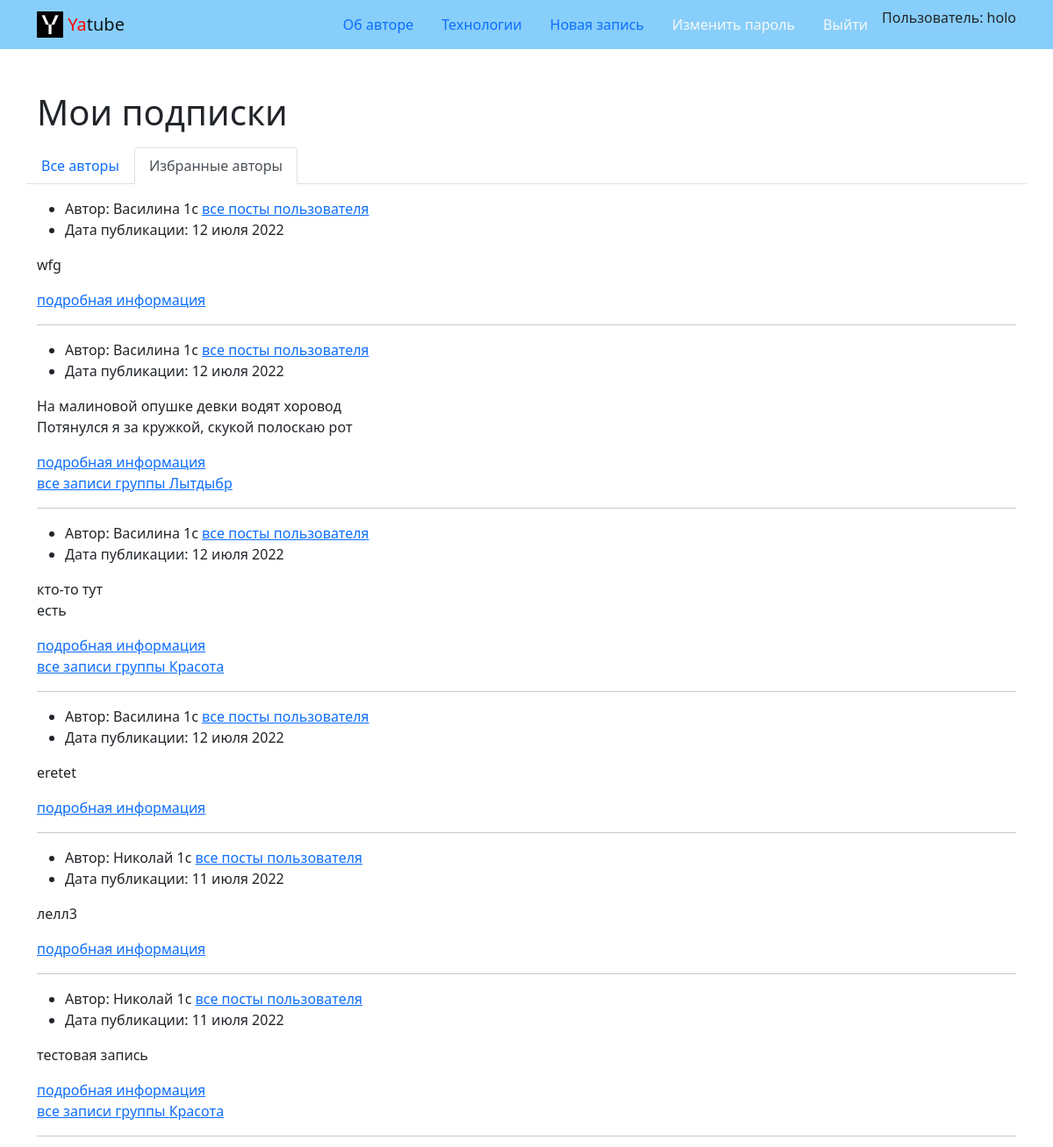
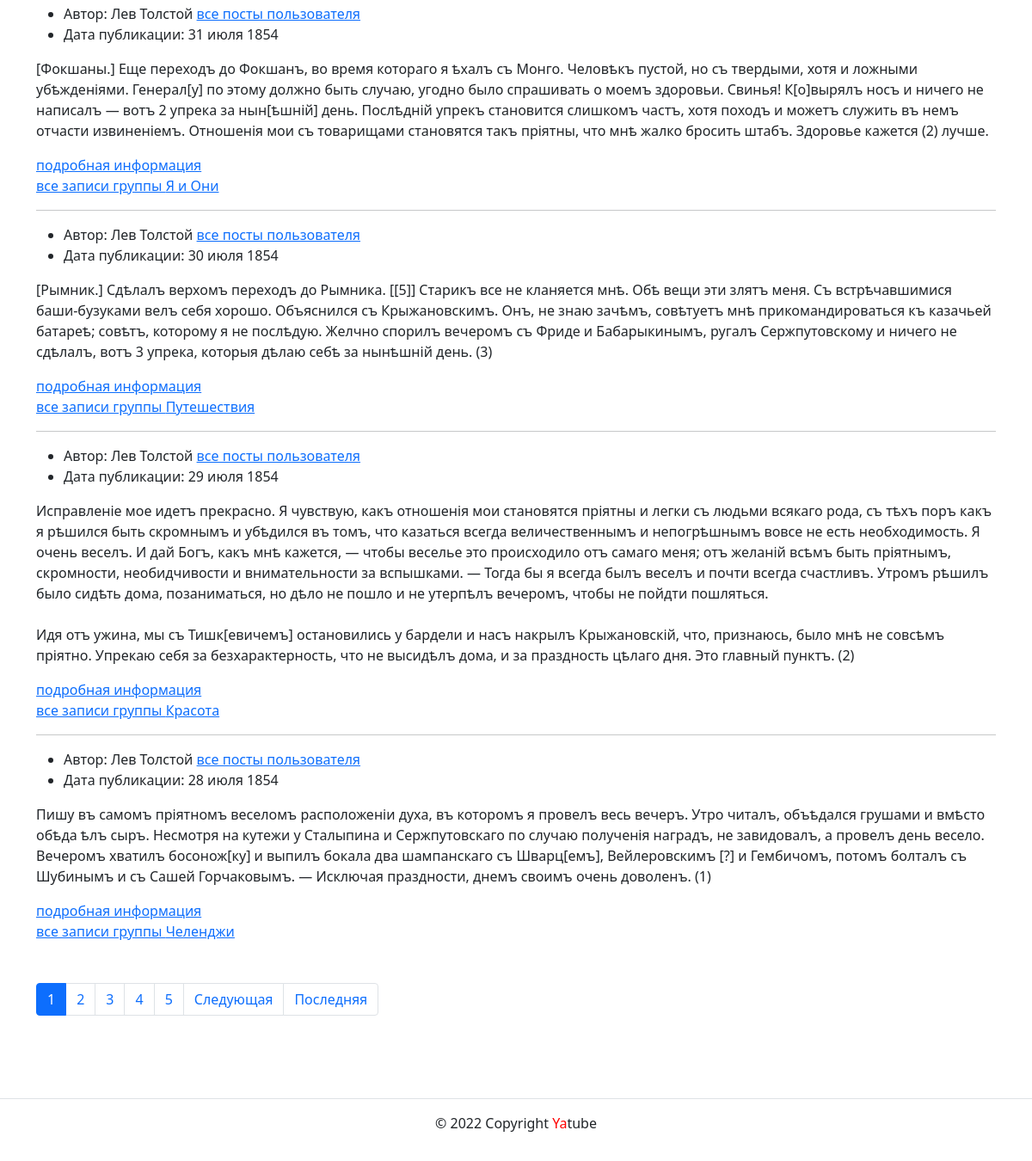
Screenshot of /follow/ (signed in) with the database file from the repository (2 pictures, top to bottom).
### posts/models.py (models this page shows, shortened)
class Post(models.Model):
    text = models.TextField('Post text', help_text='Enter post text')
    pub_date = models.DateTimeField(
        'Publication date', auto_now_add=True, db_index=True
    )
    group = models.ForeignKey(
        Group,
        blank=True,
        null=True,
        on_delete=models.SET_NULL,
        related_name='posts',
        verbose_name='Group',
        help_text='Group for the post',
    )
    author = models.ForeignKey(
        User,
        on_delete=models.CASCADE,
        related_name='posts',
        verbose_name='Author',
    )
    image = models.ImageField('Image', upload_to='posts/', blank=True)
    class Meta:
        ordering = ['-pub_date']
        verbose_name = 'Post'
        verbose_name_plural = 'Posts'

class Group(models.Model):
    title = models.CharField(max_length=200)
    slug = models.SlugField(unique=True)
    description = models.TextField()
    class Meta:
        verbose_name = 'Group'
        verbose_name_plural = 'Groups'

### posts/views.py (the view)
# urls.py: path('follow/', views.follow_index, name='follow_index'),
@login_required
def follow_index(request):
    posts = Post.objects.filter(author__following__user=request.user)
    context = {
        'page_obj': list_page(posts, request)
    }
    return render(request, 'posts/follow.html', context)

### core/context_processors/year.py (called while the page is built)
def year(request):
    return {
        'year': datetime.datetime.now().year
    }

### posts/utils.py (called while the page is built)
def list_page(list, request):
    paginator = Paginator(list, settings.POSTS_TO_DISPLAY)
    page_number = request.GET.get('page')
    page_obj = paginator.get_page(page_number)
    return page_obj

### templates/posts/follow.html (shortened to what this page needs)
{% extends "base.html" %}
{% block content %}
  <h1>Мои подписки</h1>
  {% include 'posts/includes/switcher.html' %}
  {% for post in page_obj %}
    {% include "includes/post.html" %}
    {% if not forloop.last %}<hr>{% endif %}
  {% endfor %}
  {% include "posts/includes/paginator.html" %}
{% endblock content %}

### templates/includes/header.html (shortened to what this page needs)
{% load static %}
<header>
  <nav class="navbar navbar-light" style="background-color: lightskyblue">
    <div class="container">
      <a class="navbar-brand" href="{% url 'posts:index' %}">
        <img src="{% static 'img/logo.png' %}"
             width="30"
             height="30"
             class="d-inline-block align-top"
             alt=""/>
        <span style="color:red">Ya</span>tube
      </a>
      <ul class="nav nav-pills">
        {% with request.resolver_match.view_name as view_name %}
          <li class="nav-item">
            <a class="nav-link {% if view_name == 'about:author' %}active{% endif %}"
               href="{% url 'about:author' %}">Об авторе</a>
          </li>
          <li class="nav-item">
            <a class="nav-link {% if view_name == 'about:tech' %}active{% endif %}"
               href="{% url 'about:tech' %}">Технологии</a>
          </li>
          {% if user.is_authenticated %}
            <li class="nav-item">
              <a class="nav-link {% if view_name == 'posts:post_create' %}active{% endif %}"
                 href="{% url 'posts:post_create' %}">Новая запись
              </a>
            </li>
            <li class="nav-item">
              <a class="nav-link {% if view_name == 'users:pwd_reset' %}active{% endif %} link-light"
                 href="{% url 'users:pwd_reset' %}">Изменить пароль
              </a>
            </li>
            <li class="nav-item">
              <a class="nav-link {% if view_name == 'users:logout' %}active{% endif %} link-light"
                 href="{% url 'users:logout' %}">Выйти
              </a>
            </li>
            <li>Пользователь: {{ user.username }}</li>
          {% endif %}
        {% endwith %}
      </ul>
    </div>
  </nav>
</header>

### templates/includes/post.html (shortened to what this page needs)
{% load thumbnail %}
<article>
  <ul>
    <li>
      Автор: {{ post.author.get_full_name }}
      {% if not is_profile %}
          <a href="{% url "posts:profile" post.author.username %}">
            все посты пользователя
          </a>
      {% endif %}
    </li>
    <li>Дата публикации: {{ post.pub_date|date:"d E Y" }}</li>
  </ul>
  <p>{{ post.text|linebreaksbr }}</p>
  <a href="{% url "posts:post_detail" post.id %}">подробная информация</a>
</article>
{% if post.group and not group %}
    <a href="{% url 'posts:group_list' post.group.slug %}">
      все записи группы {{ post.group.title }}
    </a>
{% endif %}

### rows the page displays
Post: author.get_full_name "Василина 1с", pub_date "12 июля 2022", text "wfg"
Post: author.get_full_name "Василина 1с", pub_date "12 июля 2022", text "На малиновой опушке девки водят хоровод Потянулся я за кружкой, скукой полоскаю рот", group "Лытдыбр"
Post: author.get_full_name "Василина 1с", pub_date "12 июля 2022", text "кто-то тут есть", group "Красота"
Post: author.get_full_name "Василина 1с", pub_date "12 июля 2022", text "eretet"
Post: author.get_full_name "Николай 1с", pub_date "11 июля 2022", text "лелл3"
Post: author.get_full_name "Николай 1с", pub_date "11 июля 2022", text "тестовая запись", group "Красота"
Post: author.get_full_name "Лев Толстой", pub_date "31 июля 1854", text "[Фокшаны.] Еще переходъ до Фокшанъ, во время котораго я ѣхалъ съ Монго. Человѣкъ пустой, но съ твердыми, хотя и ложными убѣжденіями. Генерал[у] по этому должно быть случаю, угодно было спрашивать о моемъ здоровьи. Свинья! К[о]вырялъ носъ и ничего не написалъ — вотъ 2 упрека за нын[ѣшній] день. Послѣдній упрекъ становится слишкомъ частъ, хотя походъ и можетъ служить въ немъ отчасти извиненіемъ. Отношенія мои съ товарищами становятся такъ пріятны, что мнѣ жалко бросить штабъ. Здоровье кажется (2) лучше.", group "Я и Они"
Post: author.get_full_name "Лев Толстой", pub_date "30 июля 1854", text "[Рымник.] Сдѣлалъ верхомъ переходъ до Рымника. [[5]] Старикъ все не кланяется мнѣ. Обѣ вещи эти злятъ меня. Съ встрѣчавшимися баши-бузуками велъ себя хорошо. Объяснился съ Крыжановскимъ. Онъ, не знаю зачѣмъ, совѣтуетъ мнѣ прикомандироваться къ казачьей батареѣ; совѣтъ, которому я не послѣдую. Желчно спорилъ вечеромъ съ Фриде и Бабарыкинымъ, ругалъ Сержпутовскому и ничего не сдѣлалъ, вотъ 3 упрека, которыя дѣлаю себѣ за нынѣшній день. (3)", group "Путешествия"
Post: author.get_full_name "Лев Толстой", pub_date "29 июля 1854", text "Исправленіе мое идетъ прекрасно. Я чувствую, какъ отношенія мои становятся пріятны и легки съ людьми всякаго рода, съ тѣхъ поръ какъ я рѣшился быть скромнымъ и убѣдился въ томъ, что казаться всегда величественнымъ и непогрѣшнымъ вовсе не есть необходимость. Я очень веселъ. И дай Богъ, какъ мнѣ кажется, — чтобы веселье это происходило отъ самаго меня; отъ желаній всѣмъ быть пріятнымъ, скромности, необидчивости и внимательности за вспышками. — Тогда бы я всегда былъ веселъ и почти всегда счастливъ. Утромъ рѣшилъ было сидѣть дома, позаниматься, но дѣло не пошло и не утерпѣлъ вечеромъ, чтобы не пойдти пошляться. Идя отъ ужина, мы съ Тишк[евичемъ] остановились у бардели и насъ накрылъ…", group "Красота"
Post: author.get_full_name "Лев Толстой", pub_date "28 июля 1854", text "Пишу въ самомъ пріятномъ веселомъ расположеніи духа, въ которомъ я провелъ весь вечеръ. Утро читалъ, объѣдался грушами и вмѣсто обѣда ѣлъ сыръ. Несмотря на кутежи у Сталыпина и Сержпутовскаго по случаю полученія наградъ, не завидовалъ, а провелъ день весело. Вечеромъ хватилъ босонож[ку] и выпилъ бокала два шампанскаго съ Шварц[емъ], Вейлеровскимъ [?] и Гембичомъ, потомъ болталъ съ Шубинымъ и съ Сашей Горчаковымъ. — Исключая праздности, днемъ своимъ очень доволенъ. (1)", group "Челенджи"

### other values shown
{{ user.username }} "holo"
{{ i }} "1"
{{ i }} "2" "3" "4" "5"
